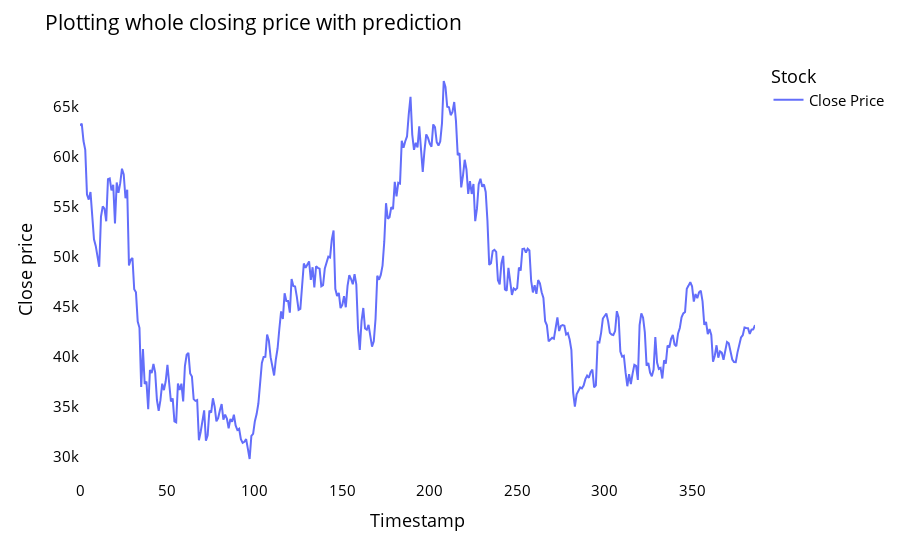

The notebook cell saved with this chart:
### Code cell
my_model=closedf.tolist()
my_model.extend((np.array(lst_output).reshape(-1,1)).tolist())
my_model=scaler.inverse_transform(my_model).reshape(1,-1).tolist()[0]

names = cycle(['Close Price'])

fig = px.line(my_model,labels={'value': 'Close price','index': 'Timestamp'})
fig.update_layout(title_text='Plotting whole closing price with prediction',
                  plot_bgcolor='white', font_size=15, font_color='black',legend_title_text='Stock')
fig.for_each_trace(lambda t:  t.update(name = next(names)))
fig.update_xaxes(showgrid=False)
fig.update_yaxes(showgrid=False)
fig.show()

### Figure 1 — Plotly figure (JSON) as saved in the notebook; plotly's stock layout.template omitted (floating-point values rounded to 4 significant figures; data arrays with more than 128 entries replaced by an {"elided": "..."} marker saying what was removed)
{"data": [{"hovertemplate": "variable=0<br>Timestamp=%{x}<br>Close price=%{y}<extra></extra>", "legendgroup": "0", "line": {"color": "#636efa", "dash": "solid"}, "marker": {"symbol": "circle"}, "mode": "lines", "name": "Close Price", "orientation": "v", "showlegend": true, "type": "scatter", "x": {"elided": "387 int values"}, "xaxis": "x", "y": {"elided": "387 float values"}, "yaxis": "y"}], "layout": {"font": {"color": "black", "size": 15}, "legend": {"title": {"text": "Stock"}, "tracegroupgap": 0}, "margin": {"t": 60}, "plot_bgcolor": "white", "title": {"text": "Plotting whole closing price with prediction"}, "xaxis": {"anchor": "y", "domain": [0, 1], "showgrid": false, "title": {"text": "Timestamp"}}, "yaxis": {"anchor": "x", "domain": [0, 1], "showgrid": false, "title": {"text": "Close price"}}}}
